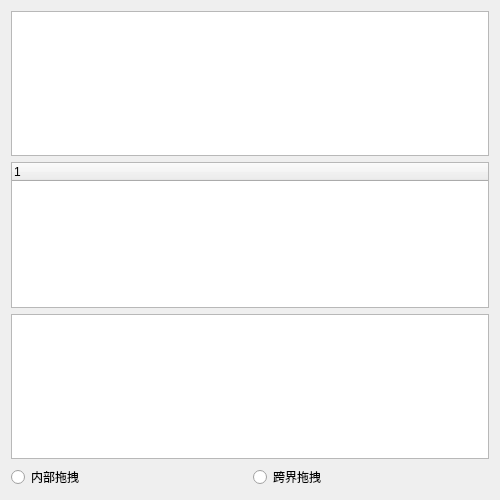
<?xml version="1.0" encoding="UTF-8"?>
<ui version="4.0">
 <class>Widget</class>
 <widget class="QWidget" name="Widget">
  <property name="geometry">
   <rect>
    <x>0</x>
    <y>0</y>
    <width>500</width>
    <height>500</height>
   </rect>
  </property>
  <property name="windowTitle">
   <string>Widget</string>
  </property>
  <layout class="QVBoxLayout" name="verticalLayout">
   <item>
    <widget class="QListWidget" name="listWidget"/>
   </item>
   <item>
    <widget class="QTreeWidget" name="treeWidget">
     <column>
      <property name="text">
       <string notr="true">1</string>
      </property>
     </column>
    </widget>
   </item>
   <item>
    <widget class="QTableWidget" name="tableWidget"/>
   </item>
   <item>
    <layout class="QHBoxLayout" name="horizontalLayout">
     <item>
      <widget class="QRadioButton" name="radioButtonInter">
       <property name="text">
        <string>内部拖拽</string>
       </property>
      </widget>
     </item>
     <item>
      <widget class="QRadioButton" name="radioButtonOuter">
       <property name="text">
        <string>跨界拖拽</string>
       </property>
      </widget>
     </item>
    </layout>
   </item>
  </layout>
 </widget>
 <layoutdefault spacing="6" margin="11"/>
 <resources/>
 <connections/>
</ui>
